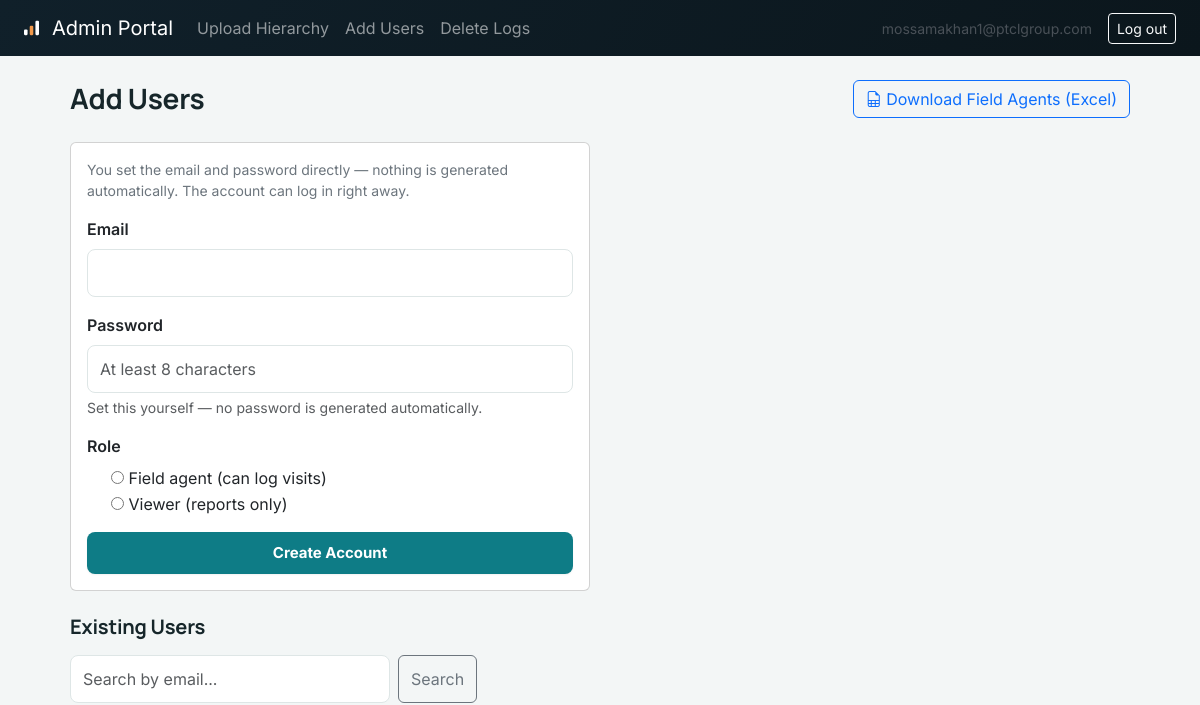
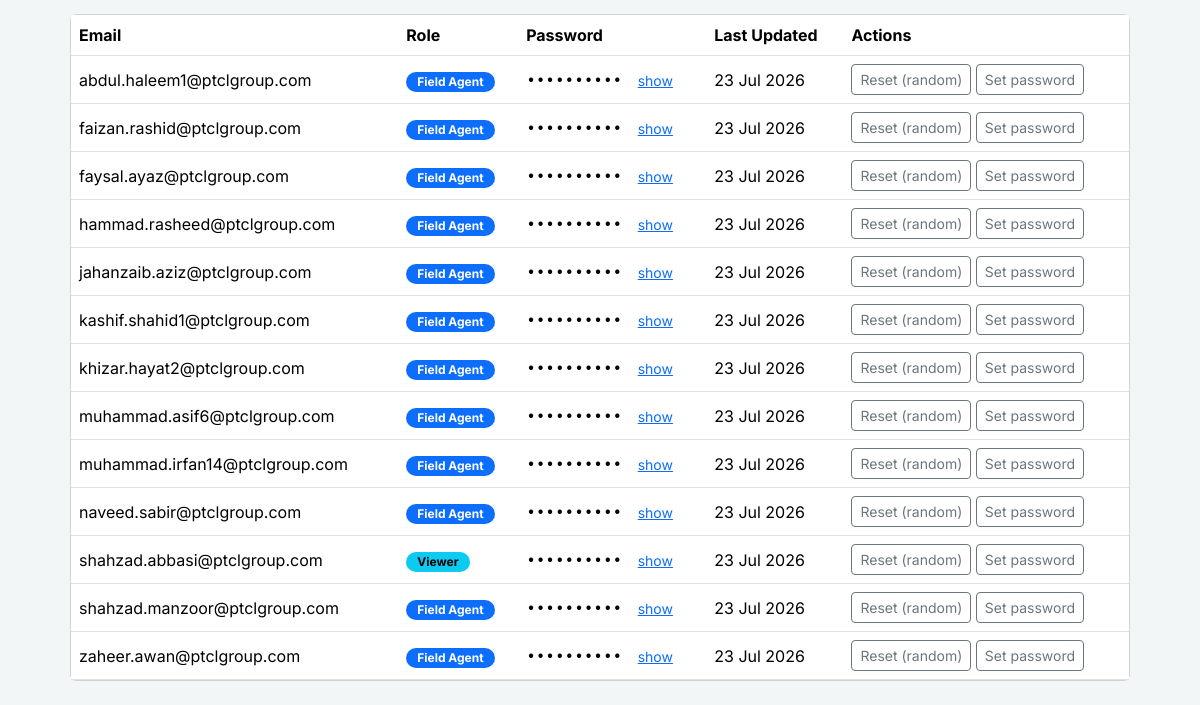
Before: /admin-portal/users/ (signed in) with the older database file (2 pictures, top to bottom).
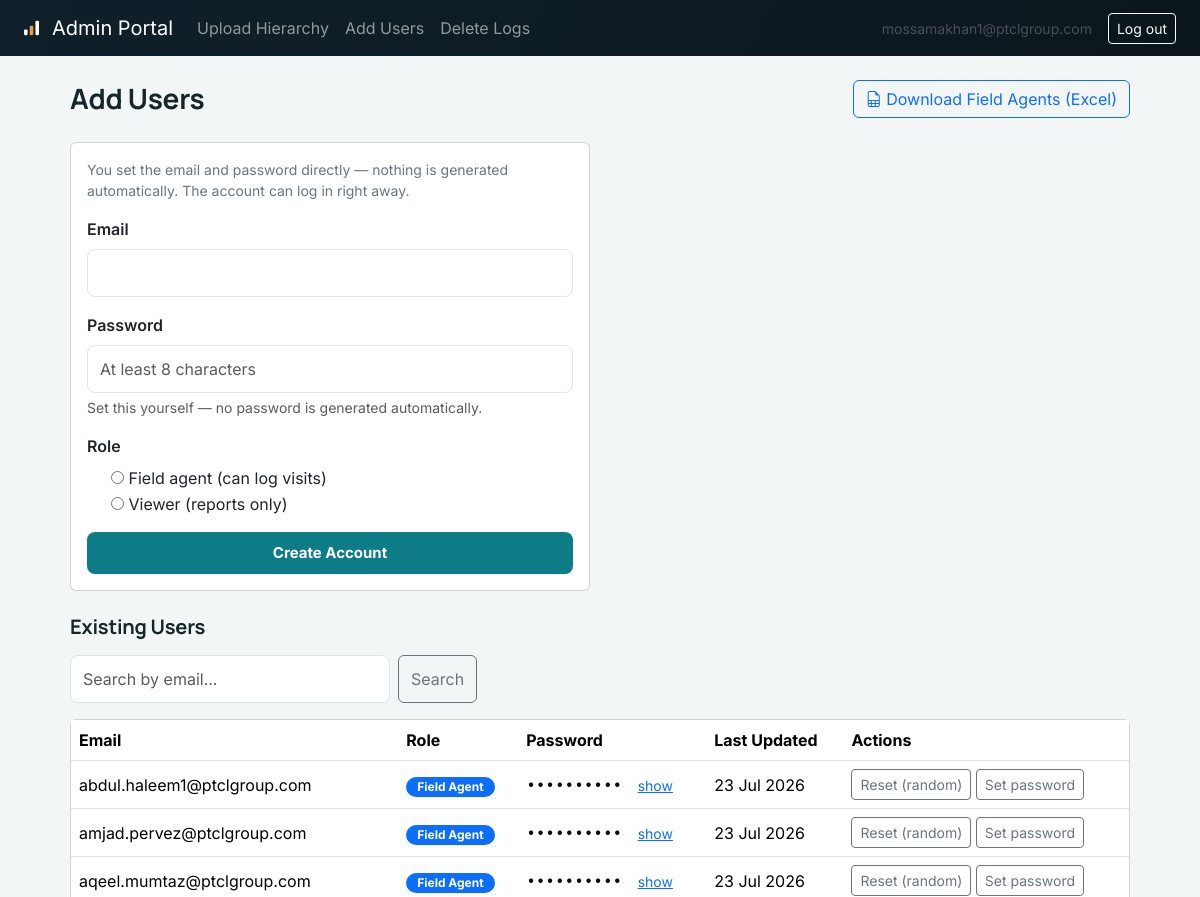
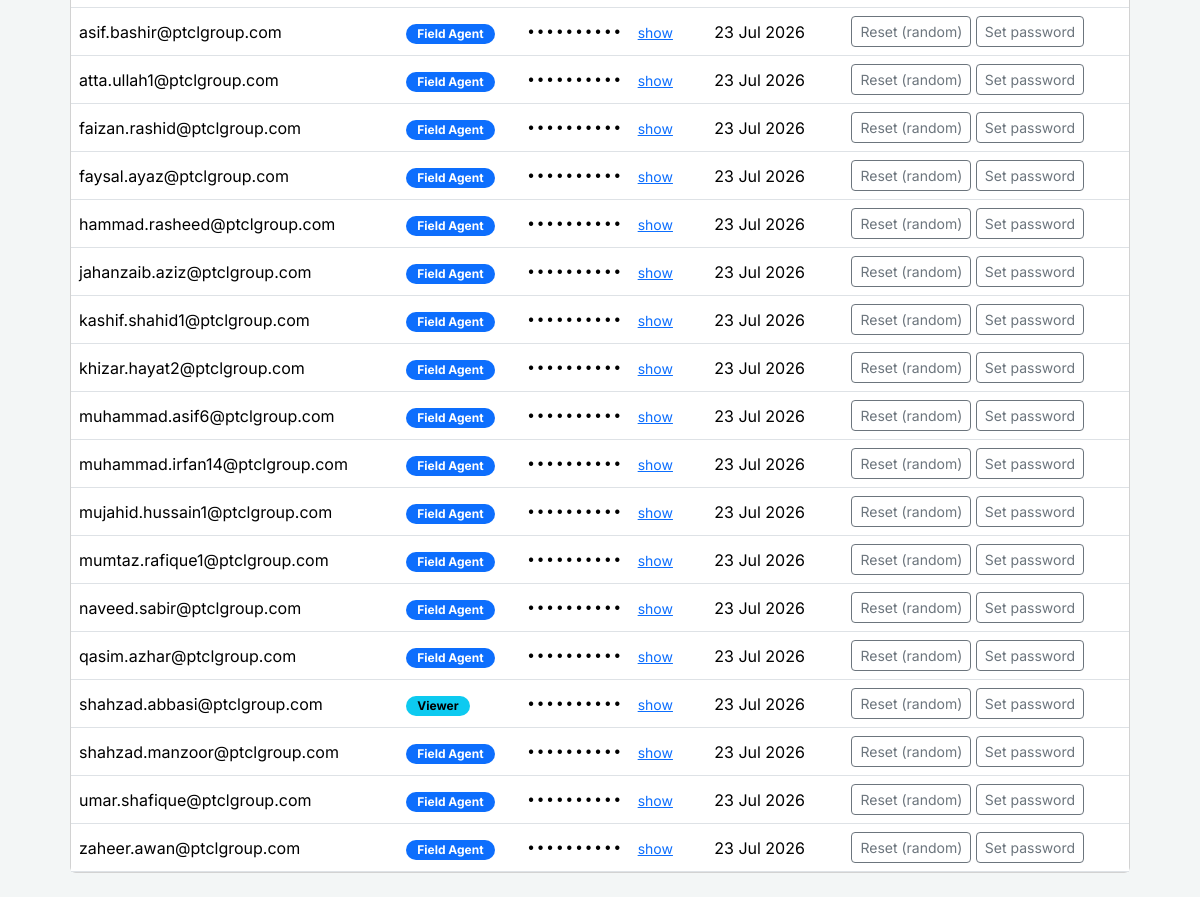
After: the same page with the newer database file (2 pictures, top to bottom).
### hierarchy/models.py (models this page shows, shortened)
class UserCredential(models.Model):
    user = models.OneToOneField(
        settings.AUTH_USER_MODEL,
        on_delete=models.CASCADE,
        related_name='credential',
    )
    plain_password = models.CharField(max_length=128)
    must_change_password = models.BooleanField(default=True)
    created_at = models.DateTimeField(auto_now_add=True)
    updated_at = models.DateTimeField(auto_now=True)

### admin_portal/views.py (the view)
# urls.py: path('users/', views.manage_users, name='manage_users'),
@admin_staff_required
def manage_users(request):
    if request.method == 'POST':
        form = CreateUserForm(request.POST)
        if form.is_valid():
            email = form.cleaned_data['email']
            password = form.cleaned_data['password']
            role = form.cleaned_data['role']
            user = User.objects.create_user(username=email, email=email, password=password)
            UserCredential.objects.create(user=user, plain_password=password, must_change_password=False)
            if role == 'viewer':
                ViewerAccess.objects.create(user=user, created_by=request.user)
            role_label = 'viewer' if role == 'viewer' else 'field agent'
            messages.success(request, f"Created {role_label} account for {email}.")
            return redirect('manage_users')
    else:
        form = CreateUserForm()
    credentials = UserCredential.objects.select_related('user').order_by('user__email')
    viewer_user_ids = set(ViewerAccess.objects.values_list('user_id', flat=True))
    query = request.GET.get('q', '').strip()
    if query:
        credentials = credentials.filter(user__email__icontains=query)
    users = []
    for cred in credentials:
        users.append({
            'credential': cred,
            'is_viewer': cred.user_id in viewer_user_ids,
        })
    return render(request, 'admin_portal/manage_users.html', {'form': form, 'users': users, 'query': query})

### admin_portal/forms.py (shortened to what this page needs)
class CreateUserForm(forms.Form):
    ROLE_CHOICES = [
        ('field_agent', 'Field agent (can log visits)'),
        ('viewer', 'Viewer (reports only)'),
    ]
    email = forms.EmailField(label="Email")
    password = forms.CharField(
        label="Password",
        min_length=8,
        widget=forms.TextInput(attrs={'placeholder': 'At least 8 characters'}),
        help_text="Set this yourself — no password is generated automatically.",
    )
    role = forms.ChoiceField(label="Role", choices=ROLE_CHOICES, widget=forms.RadioSelect)

### admin_portal/templates/admin_portal/manage_users.html (shortened to what this page needs)
{% extends 'admin_portal/base.html' %}
{% load widget_tweaks %}
{% block content %}
<div class="d-flex justify-content-between align-items-center flex-wrap gap-2 mb-4">
    <h1 class="h3 fw-bold mb-0">Add Users</h1>
    <a href="{% url 'export_field_agents_excel' %}" class="btn btn-outline-primary">
        <i class="bi bi-file-earmark-spreadsheet"></i> Download Field Agents (Excel)
    </a>
</div>
<div class="card mb-4" style="max-width: 520px;">
    <div class="card-body">
        <p class="text-secondary small">
            You set the email and password directly — nothing is generated
            automatically. The account can log in right away.
        </p>
        <form method="post">
            <div class="mb-3">
                <label class="form-label fw-semibold" for="{{ form.email.id_for_label }}">{{ form.email.label }}</label>
                {% render_field form.email class="form-control" %}
            </div>
            <div class="mb-3">
                <label class="form-label fw-semibold" for="{{ form.password.id_for_label }}">{{ form.password.label }}</label>
                {% render_field form.password class="form-control" %}
                {% if form.password.help_text %}<div class="form-text">{{ form.password.help_text }}</div>{% endif %}
            </div>
            <div class="mb-3">
                <label class="form-label fw-semibold">{{ form.role.label }}</label>
                <div>
                    {% for radio in form.role %}
                    <div class="form-check">
                        {{ radio.tag }}
                        <label class="form-check-label" for="{{ radio.id_for_label }}">{{ radio.choice_label }}</label>
                    </div>
                    {% endfor %}
                </div>
            </div>
            <button type="submit" class="btn btn-primary">Create Account</button>
        </form>
    </div>
</div>
<h2 class="h5 fw-bold mb-3">Existing Users</h2>
<form method="get" class="d-flex gap-2 mb-3">
    <input type="text" name="q" value="{{ query }}" class="form-control" placeholder="Search by email..." style="max-width: 320px;">
    <button type="submit" class="btn btn-outline-secondary">Search</button>
</form>
<div class="card">
    <div class="table-responsive">
        <table class="table table-hover align-middle mb-0">
            <thead>
                <tr>
                    <th>Email</th>
                    <th>Role</th>
                    <th>Password</th>
                    <th>Last Updated</th>
                    <th>Actions</th>
                </tr>
            </thead>
            <tbody>
                {% for entry in users %}
                <tr>
                    <td>{{ entry.credential.user.email }}</td>
                    <td>
                        {% if entry.credential.user.is_staff %}
                        <span class="badge text-bg-dark">Staff</span>
                        {% elif entry.is_viewer %}
                        <span class="badge text-bg-info">Viewer</span>
                        {% else %}
                        <span class="badge text-bg-primary">Field Agent</span>
                        {% endif %}
                    </td>
                    <td>
                        <span class="pw-mask" id="pw-{{ entry.credential.pk }}">••••••••••</span>
                        <button type="button" class="btn btn-link btn-sm p-0 ms-1" onclick="togglePw({{ entry.credential.pk }})">show</button>
                    </td>
                    <td>{{ entry.credential.updated_at|date:"d M Y" }}</td>
                    <td>
                        <form method="post" action="{% url 'account_reset_password' entry.credential.user.pk %}" class="d-inline" onsubmit="return confirm('Generate a new random password for {{ entry.credential.user.email }}?');">
                            <button type="submit" class="btn btn-outline-secondary btn-sm">Reset (random)</button>
                        </form>
                        <button type="button" class="btn btn-outline-secondary btn-sm" onclick="toggleForm({{ entry.credential.pk }})">Set password</button>
                    </td>
                </tr>
                {% empty %}
                <tr><td colspan="5" class="text-secondary">No users yet — create one above.</td></tr>
                {% endfor %}
            </tbody>
        </table>
    </div>
</div>
{% endblock %}

### admin_portal/templates/admin_portal/base.html (shortened to what this page needs)
<!DOCTYPE html>
<html lang="en">
<head>
    <link rel="stylesheet" href="https://cdn.jsdelivr.net/npm/bootstrap@5.3.3/dist/css/bootstrap.min.css">
    <link rel="stylesheet" href="https://cdn.jsdelivr.net/npm/bootstrap-icons@1.11.3/font/bootstrap-icons.css">
    <link rel="stylesheet" href="/static/css/style.css">
</head>
<body class="admin-body">
{% if user.is_authenticated %}
<nav class="navbar navbar-expand-lg navbar-dark admin-navbar">
    <div class="container-fluid px-3 px-lg-4">
        <a class="navbar-brand d-flex align-items-center gap-2" href="{% url 'hierarchy_upload' %}">
            <svg class="brand-mark" viewBox="0 0 28 20" xmlns="http://www.w3.org/2000/svg" aria-hidden="true">
                <rect x="0" y="12" width="5" height="8" rx="1.5"/>
                <rect x="8" y="7" width="5" height="13" rx="1.5"/>
                <rect x="16" y="0" width="5" height="20" rx="1.5"/>
            </svg>
            Admin Portal
        </a>
        <div class="collapse navbar-collapse" id="adminNav">
            <ul class="navbar-nav me-auto mb-2 mb-lg-0">
                <li class="nav-item"><a class="nav-link" href="{% url 'hierarchy_upload' %}">Upload Hierarchy</a></li>
                <li class="nav-item"><a class="nav-link" href="{% url 'manage_users' %}">Add Users</a></li>
                <li class="nav-item"><a class="nav-link" href="{% url 'visit_log_list' %}">Delete Logs</a></li>
            </ul>
            <div class="d-flex align-items-center gap-3 text-light-emphasis">
                <span class="small">{{ user.email }}</span>
                <form method="post" action="{% url 'admin_logout' %}" class="mb-0">
                    <button type="submit" class="btn btn-sm btn-outline-light">Log out</button>
                </form>
            </div>
        </div>
    </div>
</nav>
{% endif %}
<main class="container py-4">
    {% block content %}{% endblock %}
</main>
</body>
</html>

### static/css/style.css (style rules this page uses)
:root { --ink: #0F1E22; --primary: #0E7C86; --primary-dark: #095F67; --primary-tint: #E4F3F3; --accent: #F2994A; --accent-tint: #FDEEDD; --danger: #D8483F; --danger-tint: #FBEAE8; --success: #1F8A57; --success-tint: #E7F6ED; --bg: #F3F6F6; --card-bg: #FFFFFF; --text: #16262A; --muted: #5C6E72; --border: #DEE6E6; --radius: 10px; --shadow-sm: 0 1px 2px rgba(15, 30, 34, 0.06); --shadow-md: 0 8px 24px rgba(15, 30, 34, 0.08); }
* { box-sizing: border-box; }
html { -webkit-text-size-adjust: 100%; }
body { margin: 0; font-family: 'Inter', 'Segoe UI', Roboto, Arial, sans-serif; background: var(--bg); color: var(--text); overflow-x: hidden; line-height: 1.5; }
h1, h2, h3 { font-family: 'Manrope', 'Inter', sans-serif; color: var(--ink); letter-spacing: -0.01em; }
h1 { font-size: 24px; font-weight: 800; margin: 0 0 4px; }
h2 { font-size: 17px; font-weight: 700; }
a { color: var(--primary); }
.container { max-width: 1100px; margin: 0 auto; padding: 28px 20px 60px; }
.brand-mark { width: 20px; height: 16px; fill: #fff; flex-shrink: 0; }
.admin-navbar { background: linear-gradient(120deg, #10202A 0%, #0B161C 100%); }
.admin-body { background: var(--bg); }
.form-control { width: 100%; padding: 11px 12px; border: 1px solid var(--border); border-radius: 8px; font-size: 16px; font-family: inherit; max-width: 100%; background: #fff; color: var(--text); transition: border-color 0.15s ease, box-shadow 0.15s ease; }
.btn-primary, .btn-secondary, .btn-danger { display: inline-block; padding: 11px 18px; border-radius: 8px; font-weight: 700; text-decoration: none; border: none; cursor: pointer; font-size: 15px; min-height: 42px; line-height: 20px; font-family: inherit; transition: transform 0.1s ease, box-shadow 0.15s ease, background-color 0.15s ease; }
.btn-primary { background: var(--primary); color: #fff; width: 100%; box-shadow: var(--shadow-sm); }
.table-responsive { overflow-x: auto; -webkit-overflow-scrolling: touch; margin: 0 -4px; padding: 0 4px; }
.badge { padding: 4px 11px; border-radius: 20px; font-size: 12px; font-weight: 700; white-space: nowrap; }
.pw-mask, .pw-plain { font-family: 'SFMono-Regular', Consolas, monospace; margin-right: 6px; word-break: break-all; }

Changed rows visible on the page:
added UserCredential: credential.user.email "amjad.pervez@ptclgroup.com", shows "Field Agent", credential.updated_at "23 Jul 2026"
added UserCredential: credential.user.email "aqeel.mumtaz@ptclgroup.com", shows "Field Agent", credential.updated_at "23 Jul 2026"
added UserCredential: credential.user.email "asif.bashir@ptclgroup.com", shows "Field Agent", credential.updated_at "23 Jul 2026"
added UserCredential: credential.user.email "atta.ullah1@ptclgroup.com", shows "Field Agent", credential.updated_at "23 Jul 2026"
added UserCredential: credential.user.email "mujahid.hussain1@ptclgroup.com", shows "Field Agent", credential.updated_at "23 Jul 2026"
added UserCredential: credential.user.email "mumtaz.rafique1@ptclgroup.com", shows "Field Agent", credential.updated_at "23 Jul 2026"
added UserCredential: credential.user.email "qasim.azhar@ptclgroup.com", shows "Field Agent", credential.updated_at "23 Jul 2026"
added UserCredential: credential.user.email "umar.shafique@ptclgroup.com", shows "Field Agent", credential.updated_at "23 Jul 2026"
